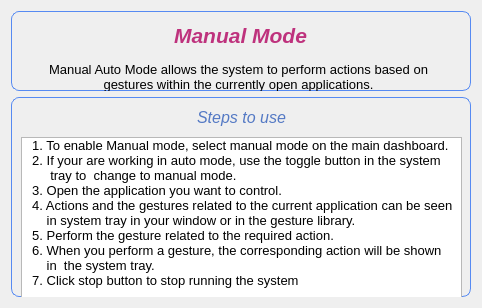
               <widget class="QWidget" name="Manual_Mode_Page">
                <layout class="QVBoxLayout" name="verticalLayout_10">
                 <item alignment="Qt::AlignHCenter">
                  <widget class="QWidget" name="Manual_Mode_Page_Top_Widget" native="true">
                   <property name="minimumSize">
                    <size>
                     <width>460</width>
                     <height>80</height>
                    </size>
                   </property>
                   <property name="maximumSize">
                    <size>
                     <width>480</width>
                     <height>100</height>
                    </size>
                   </property>
                   <property name="styleSheet">
                    <string notr="true">#Manual_Mode_Page_Top_Widget {   
border:1px solid #568AF2;
    border-radius: 8px; }</string>
                   </property>
                   <widget class="QLabel" name="label">
                    <property name="geometry">
                     <rect>
                      <x>9</x>
                      <y>9</y>
                      <width>441</width>
                      <height>31</height>
                     </rect>
                    </property>
                    <property name="font">
                     <font>
                      <pointsize>16</pointsize>
                      <italic>true</italic>
                      <bold>true</bold>
                     </font>
                    </property>
                    <property name="whatsThis">
                     <string>&lt;html&gt;&lt;head/&gt;&lt;body&gt;&lt;p&gt;&lt;span style=&quot; font-size:18pt;&quot;&gt;Manual mode&lt;/span&gt;&lt;/p&gt;&lt;/body&gt;&lt;/html&gt;</string>
                    </property>
                    <property name="styleSheet">
                     <string notr="true">color:rgb(190, 50, 125);</string>
                    </property>
                    <property name="frameShadow">
                     <enum>QFrame::Raised</enum>
                    </property>
                    <property name="text">
                     <string>Manual Mode</string>
                    </property>
                    <property name="alignment">
                     <set>Qt::AlignCenter</set>
                    </property>
                   </widget>
                   <widget class="QLabel" name="label_2">
                    <property name="geometry">
                     <rect>
                      <x>22</x>
                      <y>45</y>
                      <width>411</width>
                      <height>41</height>
                     </rect>
                    </property>
                    <property name="font">
                     <font>
                      <pointsize>10</pointsize>
                     </font>
                    </property>
                    <property name="text">
                     <string>Manual Auto Mode allows the system to perform actions based on 
gestures within the currently open applications.</string>
                    </property>
                    <property name="alignment">
                     <set>Qt::AlignCenter</set>
                    </property>
                   </widget>
                  </widget>
                 </item>
                 <item alignment="Qt::AlignHCenter">
                  <widget class="QWidget" name="Manual_Mode_Page_Middle_Widget" native="true">
                   <property name="minimumSize">
                    <size>
                     <width>460</width>
                     <height>200</height>
                    </size>
                   </property>
                   <property name="maximumSize">
                    <size>
                     <width>485</width>
                     <height>250</height>
                    </size>
                   </property>
                   <property name="styleSheet">
                    <string notr="true">#Manual_Mode_Page_Middle_Widget {   
border:1px solid #568AF2;
    border-radius: 8px; }</string>
                   </property>
                   <widget class="QLabel" name="label_3">
                    <property name="geometry">
                     <rect>
                      <x>180</x>
                      <y>10</y>
                      <width>101</width>
                      <height>21</height>
                     </rect>
                    </property>
                    <property name="font">
                     <font>
                      <pointsize>12</pointsize>
                      <italic>true</italic>
                      <bold>false</bold>
                     </font>
                    </property>
                    <property name="styleSheet">
                     <string notr="true">color:#5479C4;</string>
                    </property>
                    <property name="text">
                     <string>Steps to use</string>
                    </property>
                    <property name="alignment">
                     <set>Qt::AlignCenter</set>
                    </property>
                   </widget>
                   <widget class="QListWidget" name="listWidget">
                    <property name="geometry">
                     <rect>
                      <x>10</x>
                      <y>40</y>
                      <width>441</width>
                      <height>201</height>
                     </rect>
                    </property>
                    <property name="font">
                     <font>
                      <pointsize>10</pointsize>
                     </font>
                    </property>
                    <item>
                     <property name="text">
                      <string>  1. To enable Manual mode, select manual mode on the main dashboard.</string>
                     </property>
                    </item>
                    <item>
                     <property name="text">
                      <string>  2. If your are working in auto mode, use the toggle button in the system</string>
                     </property>
                    </item>
                    <item>
                     <property name="text">
                      <string>       tray to  change to manual mode.</string>
                     </property>
                    </item>
                    <item>
                     <property name="text">
                      <string>  3. Open the application you want to control.</string>
                     </property>
                    </item>
                    <item>
                     <property name="text">
                      <string>  4. Actions and the gestures related to the current application can be seen </string>
                     </property>
                    </item>
                    <item>
                     <property name="text">
                      <string>      in system tray in your window or in the gesture library. </string>
                     </property>
                    </item>
                    <item>
                     <property name="text">
                      <string>  5. Perform the gesture related to the required action.</string>
                     </property>
                    </item>
                    <item>
                     <property name="text">
                      <string>  6. When you perform a gesture, the corresponding action will be shown </string>
                     </property>
                    </item>
                    <item>
                     <property name="text">
                      <string>      in  the system tray.</string>
                     </property>
                    </item>
                    <item>
                     <property name="text">
                      <string>  7. Click stop button to stop running the system</string>
                     </property>
                    </item>
                   </widget>
                  </widget>
                 </item>
                </layout>
               </widget>
